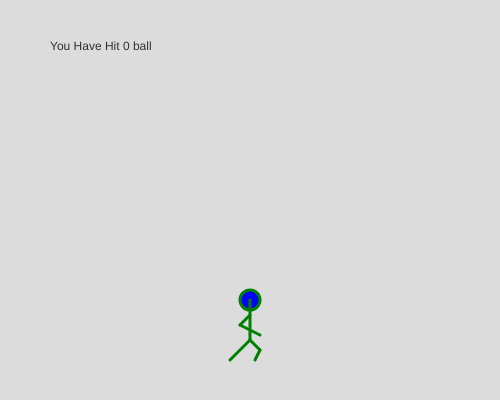
Frame 1 (no input)
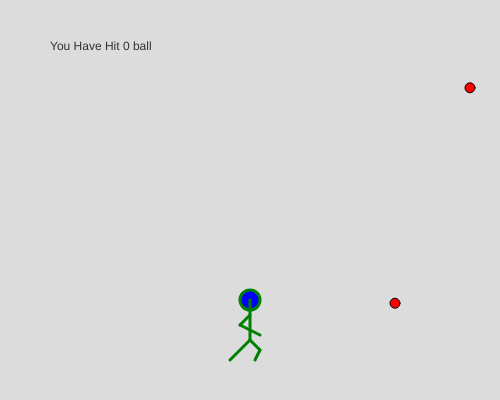
Frame 60 (no input)
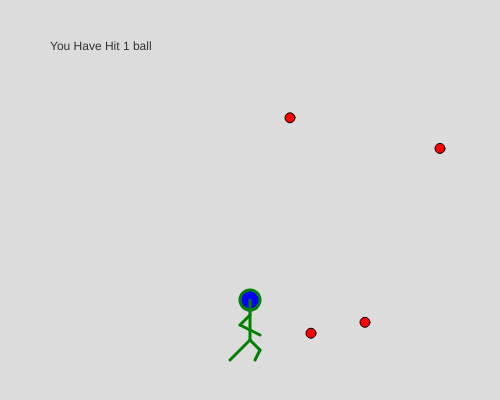
Frame 120 (the mouse pressed at the canvas centre since frame 60)

The p5.js sketch that drew these frames (run headless with seeded random() and noise() and a simulated clock; from frame 60 on, the mouse is pressed at the canvas centre):

// p5.js sketch
// ── sketch.js
//create an empty array called balls
let balls = [];
let collisionNum = 0
let grammar = "balls"
//create a variable to hold your avatar
let me;


function setup() {
  createCanvas(500, 400);

  //make one avatar called me
  me = new Avatar(width/2, 300, 8);

}

function draw(){
	background(220);

  me.drawMe();
  me.moveMe();
  if (collisionNum <=1) {
    grammar = "ball"
  }
  else if (collisionNum >= 2){
    grammar = "balls"
  }
  collisions = "You Have Hit " + collisionNum + " " + grammar
  noStroke()
  fill(50)
  text(collisions,50,50);

  if (frameCount % 25 == 0) {
      let  b = new Ball(width, random(0,height), -3,false);
      balls.push(b);
      console.log(balls); //print the balls array to the console
    }

//	draw all the balls in that array
	for (let i = 0; i < balls.length; i++) {
	 	      balls[i].drawBall();
       	  balls[i].moveBall();
        	balls[i].bounceBall();
	  }

}

//avatar class
class Avatar {

	constructor(x,y, speed){ //every avatar needs an x value, a y value, and a speed
		    this.x = x;
    		this.y = y;
        this.speed = speed;
	}

	drawMe(){  // draw the running person
    		stroke("green");
        strokeWeight(3);
    		fill("blue");
		    ellipse(this.x,this.y,20,20);
        line(this.x,this.y, this.x, this.y+40);
        line(this.x, this.y+40, this.x-20, this.y+60);
        line(this.x, this.y+40, this.x+10, this.y+50);
        line(this.x+10, this.y+50, this.x+5, this.y+60);
        line(this.x, this.y+15, this.x-10, this.y+25);
        line(this.x-10, this.y+25, this.x+10, this.y+35);
	}

	moveMe(){
    if (keyIsDown(87)) { //if you hold the up arrow, move up by speed
       this.y -= this.speed-1;
    }

    if (keyIsDown(83)) { // if you hold the down arrow, move down by speed
        this.y += this.speed-1;
    }
    if (keyIsDown(68)) {
        this.x += this.speed-1;
    }
    if (keyIsDown(65)) {
        this.x -= this.speed-1;
    }
	}

  die(){

  }

}


//ball class from which to create new balls with similar properties.
class Ball {

	//every ball needs an x value, a y value, and a speed
	constructor(x,y, speed,hasHit){
		this.x = x;
    this.y = y;
    this.speed = speed;
    this.hasHit = hasHit
	}

	// draw a ball on the screen at x,y
	drawBall(){
    	stroke(0);
      strokeWeight(1);
    	fill("red");
		  ellipse(this.x,this.y,10,10);
	}

	//update the location of the ball, so it moves across the screen
	moveBall(){
		this.x = this.x+ this.speed;
		this.y = this.y+.5;
	}

	//if the ball hits the person, change the speed value to negative (send it in the opposite direction)
  	bounceBall(){
    		if (this.x >= me.x-15 && this.x <= me.x+15 && this.y > me.y-40 && this.y < me.y+40 && this.hasHit==false){
      			this.speed = -this.speed;
            this.hasHit = true
            collisionNum = collisionNum + 1
            console.log("collision has occured")
    		}
  	}

}
